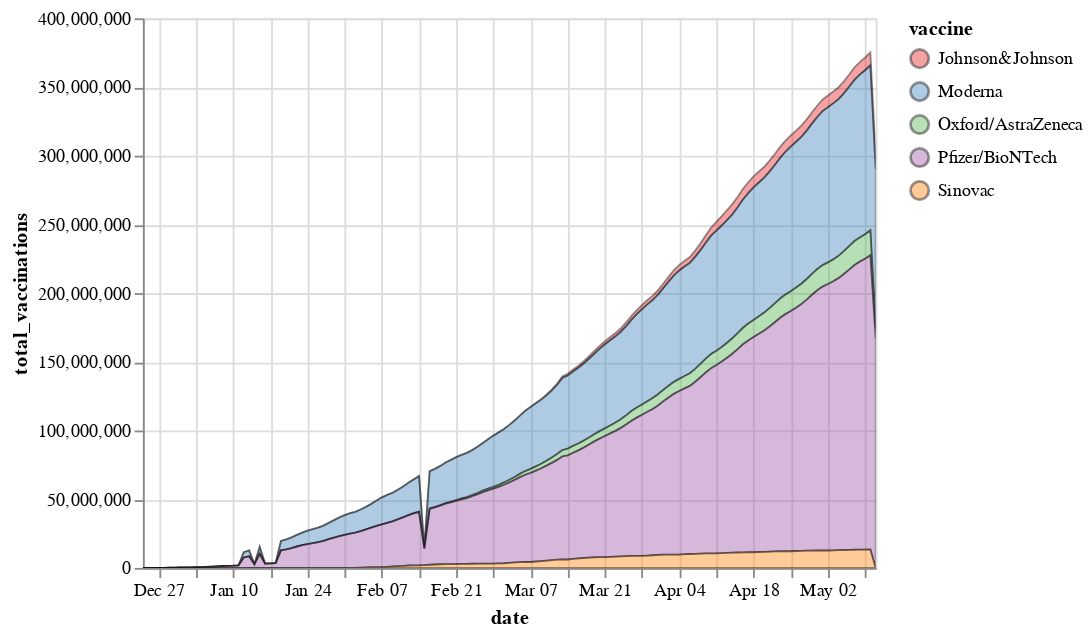

Write a Vega-Lite specification for this figure.
### Vega-Lite specification from a JSON file in a GitHub repository (floating-point values rounded to 4 significant figures; data arrays with more than 128 entries replaced by an {"elided": "..."} marker saying what was removed)
{"config": {"view": {"continuousWidth": 400, "continuousHeight": 300}}, "data": {"name": "data-5a3a4e03b3c59451bc8471b438a69972"}, "mark": {"type": "area", "opacity": 0.4, "stroke": "black"}, "encoding": {"color": {"type": "nominal", "field": "vaccine", "scale": {"scheme": "set1"}}, "tooltip": {"type": "nominal", "field": "vaccine"}, "x": {"type": "temporal", "field": "date"}, "y": {"type": "quantitative", "field": "total_vaccinations"}}, "selection": {"selector003": {"type": "interval", "bind": "scales", "encodings": ["x", "y"]}}, "width": "container", "$schema": "https://vega.github.io/schema/vega-lite/v4.8.1.json", "datasets": {"data-5a3a4e03b3c59451bc8471b438a69972": {"elided": "645 records"}}}
